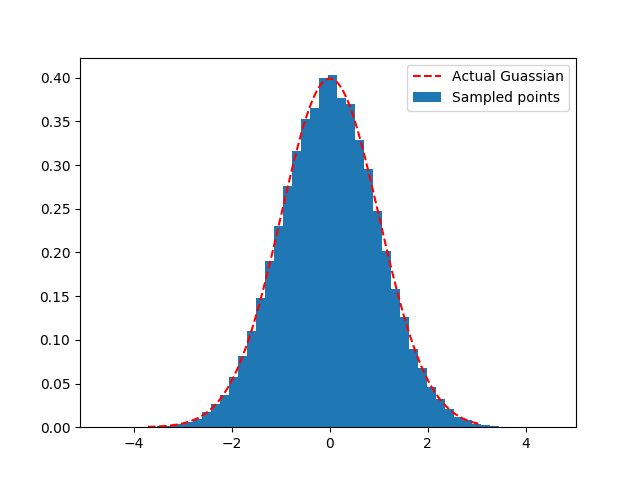

This chart was generated by the following Python code:
'''we know that CDF of any valid distribution will range from 0 to 1. Take samples from uniform 
distribution from 0 to 1 and take the inverse cdf(cdf of the required distributiom).'''

import numpy as np
from scipy.stats import *
import matplotlib.pyplot as plt
sample=int(1e5) #number of samples to be taken from that distribution
dist=norm     #change the distribution here 

plt.ion()
def get_random_sample(dist,n=1):
	r=np.random.rand(n)
	return dist.ppf(r)
a=get_random_sample(dist,sample)
plt.hist(a,bins=50,normed=True,label='Sampled points')
x_pdf = np.linspace(norm.ppf(10e-5,0,1),norm.ppf((10e2-1)*10e-4,0,1), 1000)
plt.plot(x_pdf, dist.pdf(x_pdf), '--r',label='Actual Guassian')
plt.legend()
plt.show()
